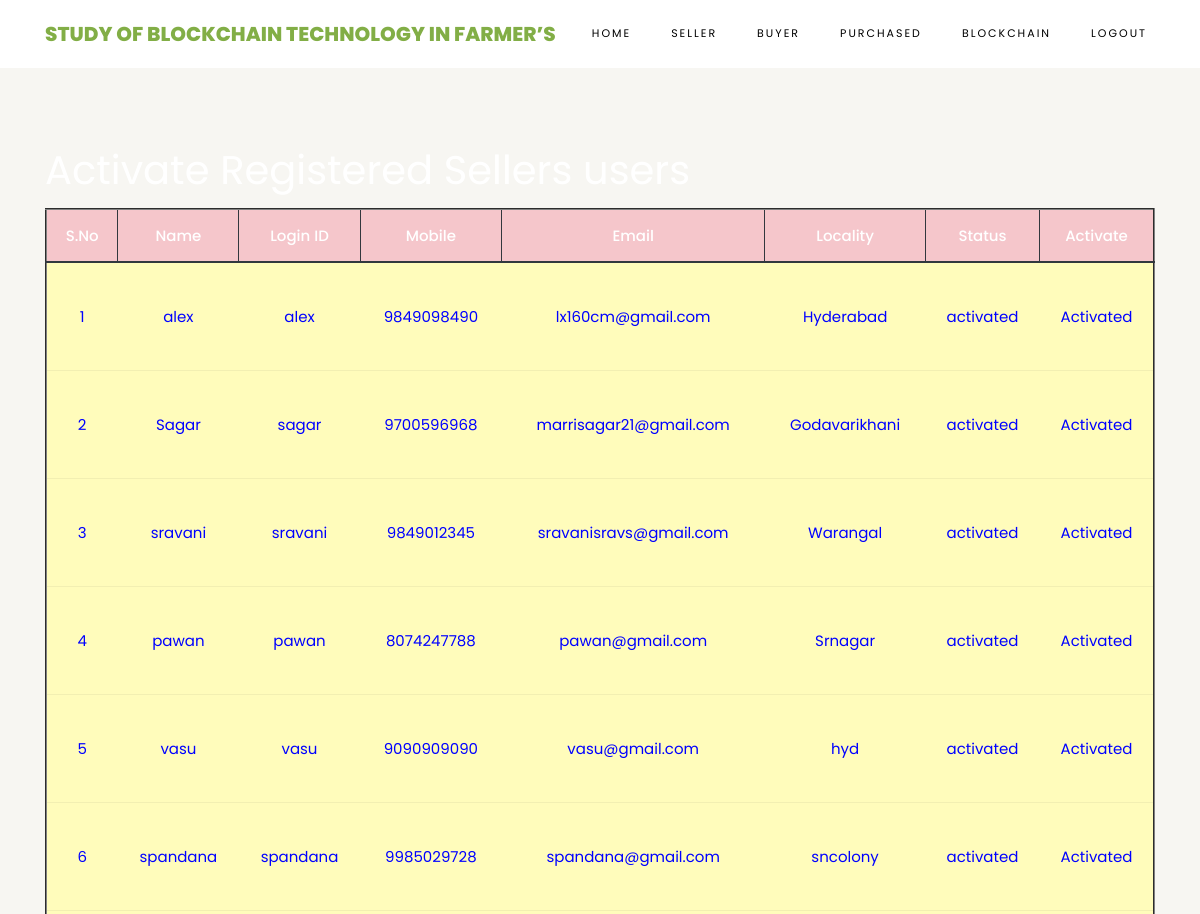
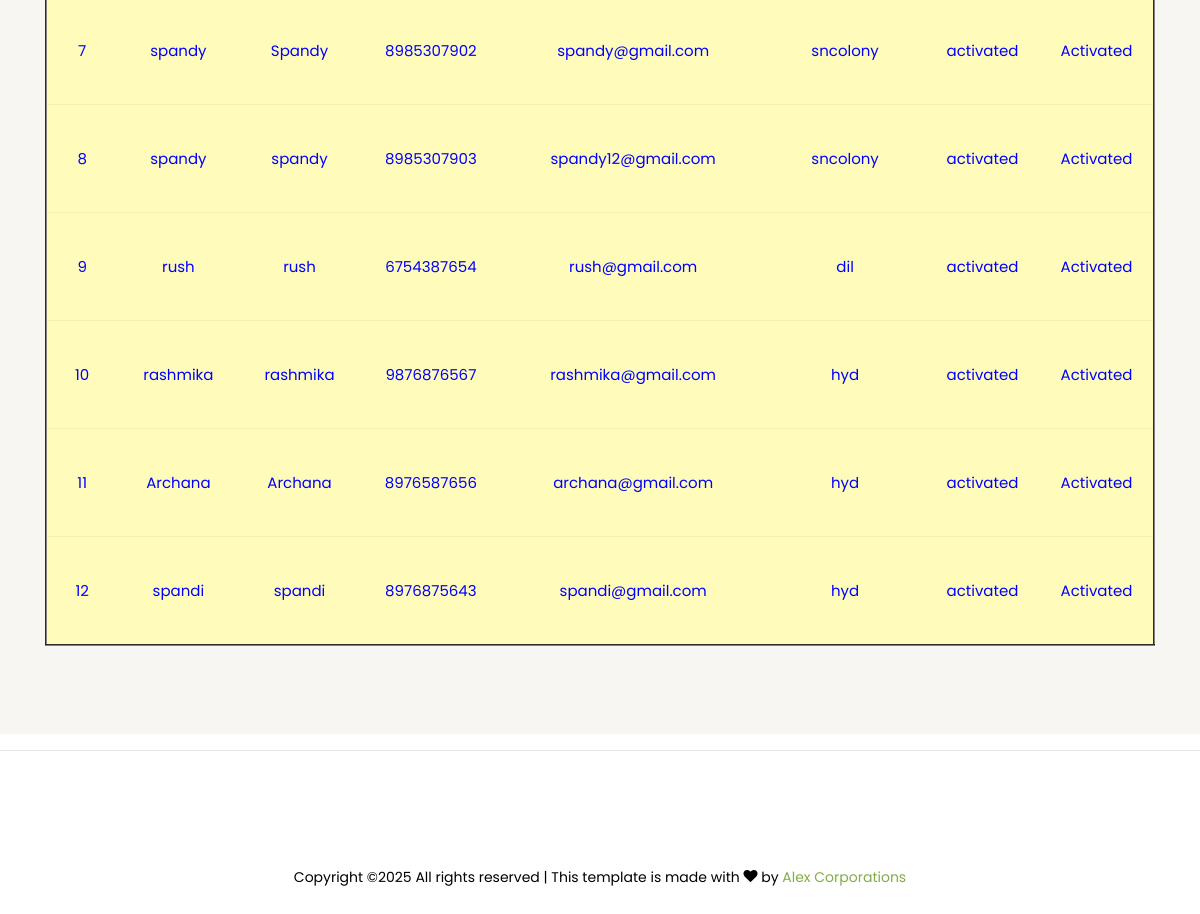
Page /ViewSellersRegisteredUsers/ on the committed database (2 pictures, top to bottom).
### sellers/models.py (models this page shows, shortened)
class SellerUserRegistrationModel(models.Model):
    name = models.CharField(max_length=100)
    loginid = models.CharField(unique=True, max_length=100)
    password = models.CharField(max_length=100)
    mobile = models.CharField(unique=True, max_length=100)
    email = models.CharField(unique=True, max_length=100)
    locality = models.CharField(max_length=100)
    address = models.CharField(max_length=1000)
    city = models.CharField(max_length=100)
    state = models.CharField(max_length=100)
    status = models.CharField(max_length=100)
    class Meta:
        db_table = 'SellerRegistrations'

### admins/views.py (the view)
# urls.py: path("ViewSellersRegisteredUsers/", admins.ViewSellersRegisteredUsers, name="ViewSellersRegisteredUsers"),
def ViewSellersRegisteredUsers(request):
    data = SellerUserRegistrationModel.objects.all()
    return render(request, 'admins/SellersRegisteredUsers.html', {'data': data})

### assets/templates/admins/SellersRegisteredUsers.html
{%extends 'admins/adminbase.html'%}
{%load static%}
{%block contents%}
<section class="ftco-section ftco-no-pt ftco-no-pb py-5 bg-light">
    <div class="container py-4">
        <div class="row d-flex justify-content-center py-5">
            <div class="col-md-12">
 <h1><font color="WHITE"> Activate Registered Sellers users</font></h1>
                                         <table border="2px" class="table table-hover table-dark">
                    <thead>
                    <tr class="table-danger">
                        <th scope="col">S.No</th>
                        <th scope="col">Name</th>
                        <th scope="col">Login ID</th>
                        <th scope="col">Mobile</th>
                        <th scope="col">Email</th>
                        <th scope="col">Locality</th>
                        <th scope="col">Status</th>
                        <th scope="col">Activate</th>
                    </tr>
                    </thead>
                    <tbody>
                    {% for i in data %}
                    <tr scope="row" style="color: BLUE; background-color:#FFFCBB">
                        <td>{{forloop.counter}}</td>
                        <td>{{i.name}}</td>
                        <td>{{i.loginid}}</td>
                        <td>{{i.mobile}}</td>
                        <td>{{i.email}}</td>
                        <td>{{i.locality}}</td>
                        <td>{{i.status}}</td>
                        {% if i.status == 'waiting' %}
                        <td><a class="btn-link" href="/AdminActivaSellersUsers/?uid={{ i.id }}"
                               style="color:DARKBLUE">Activate</a></td>
                        {% else %}
                        <td> Activated</td>
                        {% endif %}
                    </tr>
                    {% endfor %}
                    </tbody>
                </table>
            </div>
        </div>
    </div>
</section>
{%endblock%}

### rows in the picture
SellerUserRegistrationModel: name "alex", loginid "alex", mobile "9849098490", email "lx160cm@gmail.com", locality "Hyderabad", status "activated", shows "Activated"
SellerUserRegistrationModel: name "Sagar", loginid "sagar", mobile "9700596968", email "marrisagar21@gmail.com", locality "Godavarikhani", status "activated", shows "Activated"
SellerUserRegistrationModel: name "sravani", loginid "sravani", mobile "9849012345", email "sravanisravs@gmail.com", locality "Warangal", status "activated", shows "Activated"
SellerUserRegistrationModel: name "pawan", loginid "pawan", mobile "8074247788", email "pawan@gmail.com", locality "Srnagar", status "activated", shows "Activated"
SellerUserRegistrationModel: name "vasu", loginid "vasu", mobile "9090909090", email "vasu@gmail.com", locality "hyd", status "activated", shows "Activated"
SellerUserRegistrationModel: name "spandana", loginid "spandana", mobile "9985029728", email "spandana@gmail.com", locality "sncolony", status "activated", shows "Activated"
SellerUserRegistrationModel: name "spandy", loginid "Spandy", mobile "8985307902", email "spandy@gmail.com", locality "sncolony", status "activated", shows "Activated"
SellerUserRegistrationModel: name "spandy", loginid "spandy", mobile "8985307903", email "spandy12@gmail.com", locality "sncolony", status "activated", shows "Activated"
SellerUserRegistrationModel: name "rush", loginid "rush", mobile "6754387654", email "rush@gmail.com", locality "dil", status "activated", shows "Activated"
SellerUserRegistrationModel: name "rashmika", loginid "rashmika", mobile "9876876567", email "rashmika@gmail.com", locality "hyd", status "activated", shows "Activated"
SellerUserRegistrationModel: name "Archana", loginid "Archana", mobile "8976587656", email "archana@gmail.com", locality "hyd", status "activated", shows "Activated"
SellerUserRegistrationModel: name "spandi", loginid "spandi", mobile "8976875643", email "spandi@gmail.com", locality "hyd", status "activated", shows "Activated"
